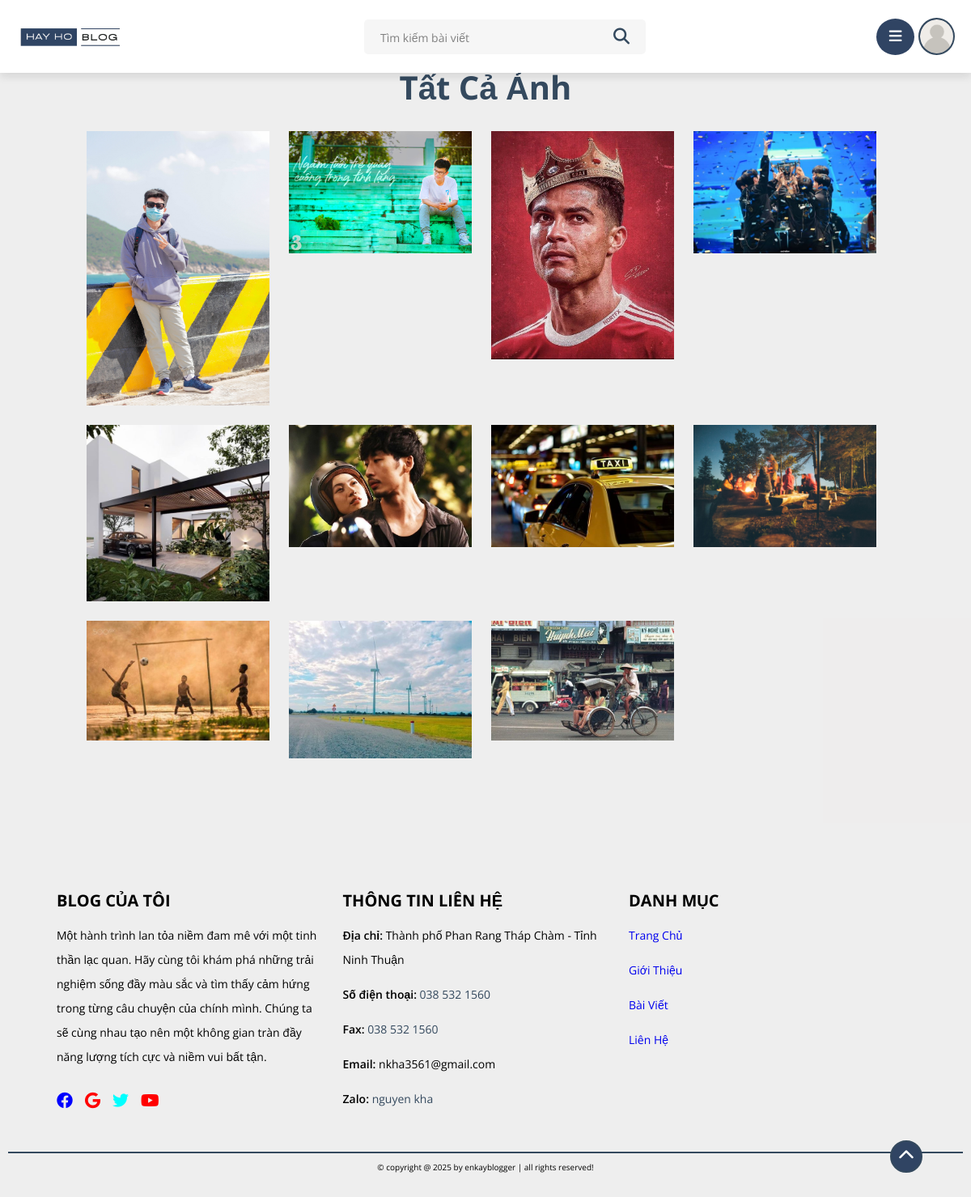
Page /static/all_photos.php on the committed database.
### tables this page shows
CREATE TABLE `settings` (
  `id` int(11) NOT NULL,
  `setting_key` varchar(255) NOT NULL,
  `setting_value` text NOT NULL
);

CREATE TABLE `posts` (
  `id` int(100) NOT NULL,
  `admin_id` int(100) NOT NULL,
  `name` varchar(100) NOT NULL,
  `title` varchar(100) NOT NULL,
  `content` varchar(10000) NOT NULL,
  `category` varchar(50) NOT NULL,
  `image` varchar(100) NOT NULL,
  `date` date NOT NULL DEFAULT current_timestamp(),
  `status` varchar(10) NOT NULL,
  `tag_id` int(11) DEFAULT NULL
);

### static/all_photos.php (the view, shortened to what this page needs)
<?php
include '../components/connect.php';
?>
<!DOCTYPE html>
<html lang="en">
<head>
   <link rel="stylesheet" href="https://cdnjs.cloudflare.com/ajax/libs/font-awesome/6.1.1/css/all.min.css">
   <link rel="stylesheet" href="../css/style_edit.css">
   <link rel="stylesheet" href="../css/style_dark.css">
</head>
<body>
   <?php include '../components/user_header.php'; ?>
   <section style="margin-top: 5rem;" class="photo-gallery">
      <h1 class="heading">Tất cả ảnh</h1>
      <div class="gallery-grid">
      <?php
      $select_photos = $conn->prepare("SELECT image FROM `posts` WHERE status = ? ORDER BY id DESC");
      $select_photos->execute(['active']);
      if ($select_photos->rowCount() > 0) {
         while ($fetch_photos = $select_photos->fetch(PDO::FETCH_ASSOC)) {
            $photo_url = '../uploaded_img/' . $fetch_photos['image'];
            $photo_alt = $fetch_photos['image'];
      ?>
            <div class="gallery-item">
               <img src="<?= $photo_url; ?>" alt="<?= $photo_alt; ?>">
            </div>
      <?php
         }
      } else {
         echo '<p class="empty">Chưa có ảnh nào được thêm!</p>';
      }
      ?>
      </div>
   </section>
   <?php include '../components/footer.php'; ?>
</body>
</html>

### components/user_header.php (shortened to what this page needs)
<?php
include '../components/connect.php';
try {
   $conn->setAttribute(PDO::ATTR_ERRMODE, PDO::ERRMODE_EXCEPTION);
   $stmt = $conn->prepare("SELECT setting_value FROM settings WHERE setting_key = 'logo'");
   $stmt->execute();
   $logo_path = '../uploaded_img/default_img.jpg';
   if ($stmt->rowCount() > 0) {
      $row = $stmt->fetch(PDO::FETCH_ASSOC);
      $logo_path = $row['setting_value'];
   }
} catch (PDOException $e) {
   echo "Connection failed: " . $e->getMessage();
}
$user_id = $_SESSION['user_id'];
$select_avatar = $conn->prepare("SELECT avatar FROM `users` WHERE id = ?");
$select_avatar->execute([$user_id]);
$avatar = $select_avatar->fetch(PDO::FETCH_ASSOC);
if ($avatar) {
   $avatarContent = $avatar['avatar'];
   $finfo = finfo_open(FILEINFO_MIME_TYPE);
   $avatarMime = finfo_buffer($finfo, $avatarContent);
   finfo_close($finfo);
   if (!$avatarMime) {
      $avatarMime = 'image/jpeg';
   }
   $avatarBase64 = base64_encode($avatarContent);
   $avatarSrc = "data:$avatarMime;base64,$avatarBase64";
} else {
   $avatarSrc = '../uploaded_img/default_avatar.png';
}
?>
<header class="header">
   <section class="flex">
      <a href="home.php" class="logo">
         <img class="logo_img" src="<?php echo htmlspecialchars($logo_path); ?>" alt="hay ho blog logo">
      </a>
      <form action="search.php" method="POST" class="search-form" id="searchToolTip">
         <input type="text" name="search_box" class="box" maxlength="100" placeholder="Tìm kiếm bài viết" required>
         <button type="submit" class="fas fa-search" name="search_btn"></button>
      </form>
      <div class="icons">
         <div id="menu-btn" class="fas fa-bars"></div>
         <div id="user-btn">
            <img src="<?= htmlspecialchars($avatarSrc) ?>" alt="Avatar">
         </div>
      </div>
   </section>
</header>

### components/footer.php (shortened to what this page needs)
<?php
include '../components/connect.php';
$select_footer_text = $conn->prepare("SELECT setting_value FROM `settings` WHERE setting_key = 'footer_text'");
$select_footer_text->execute();
$footer_text = $select_footer_text->fetchColumn();
$select_facebook_link = $conn->prepare("SELECT setting_value FROM `settings` WHERE setting_key = 'link_facebook'");
$select_facebook_link->execute();
$link_facebook = $select_facebook_link->fetchColumn();
$select_google_link = $conn->prepare("SELECT setting_value FROM `settings` WHERE setting_key = 'link_google'");
$select_google_link->execute();
$link_google = $select_google_link->fetchColumn();
$select_twitter_link = $conn->prepare("SELECT setting_value FROM `settings` WHERE setting_key = 'link_twitter'");
$select_twitter_link->execute();
$link_twitter = $select_twitter_link->fetchColumn();
$select_youtube_link = $conn->prepare("SELECT setting_value FROM `settings` WHERE setting_key = 'link_youtube'");
$select_youtube_link->execute();
$link_youtube = $select_youtube_link->fetchColumn();
$select_diachi = $conn->prepare("SELECT setting_value FROM `settings` where setting_key = 'lienhe_diachi'");
$select_diachi->execute();
$diachi_text = $select_diachi->fetchColumn();
$select_dienthoai = $conn->prepare("SELECT setting_value FROM `settings` where setting_key = 'lienhe_dienthoai'");
$select_dienthoai->execute();
$dienthoai_text = $select_dienthoai->fetchColumn();
$select_fax = $conn->prepare("SELECT setting_value FROM `settings` where setting_key = 'lienhe_fax'");
$select_fax->execute();
$fax_text = $select_fax->fetchColumn();
$select_email = $conn->prepare("SELECT setting_value FROM `settings` where setting_key = 'lienhe_email'");
$select_email->execute();
$email_text = $select_email->fetchColumn();
$select_zalo = $conn->prepare("SELECT setting_value FROM `settings` where setting_key = 'lienhe_zalo'");
$select_zalo->execute();
$zalo_text = $select_zalo->fetchColumn();
$select_name = $conn->prepare("SELECT setting_value FROM `settings` where setting_key = 'lienhe_name'");
$select_name->execute();
$name_text = $select_name->fetchColumn();
?>
<footer class="footer">
   <div class="footer_top">
      <div class="footer_top-gioithieu">
         <h1>BLOG CỦA TÔI</h1>
         <p>Một hành trình lan tỏa niềm đam mê với một tinh thần lạc quan. Hãy cùng tôi khám phá những trải nghiệm sống đầy màu sắc và tìm thấy cảm hứng trong từng câu chuyện của chính mình. Chúng ta sẽ cùng nhau tạo nên một không gian tràn đầy năng lượng tích cực và niềm vui bất tận.</p>
         <div class="icons">
            <a href="<?= $link_facebook?>" target="_blank"> <i class="fa-brands fa-facebook" style="color:blue";></i></a>
            <a href="<?= $link_google?>" target="_blank"> <i class="fa-brands fa-google" style="color:red";></i></a>
            <a href="<?= $link_twitter?>" target="_blank"> <i class="fa-brands fa-twitter" style="color:cyan";></i></a>
            <a href="<?= $link_youtube?>" target="_blank"> <i class="fa-brands fa-youtube" style="color:red";></i></a>
         </div>
      </div>
      <div class="footer_top-lienhe">
         <h1>THÔNG TIN LIÊN HỆ</h1>
         <ul>
            <li><span> Địa chỉ: </span><?= $diachi_text?></li>
            <li><span> Số điện thoại: </span><a href="tel:0584.344.344"><?= $dienthoai_text?></a></li>
            <li><span> Fax: </span><a href="tel:0584.344.344"><?= $fax_text?></a></li>
            <li><span> Email: </span><?= $email_text?></li>
            <li><span> Zalo: </span><a href="<?= $zalo_text?>"><?= $name_text?></a></li>
         </ul>
      </div>
      <div class="footer_top-thongtin">
         <h1>DANH MỤC</h1>
         <ul>
            <li><a href="#">Trang Chủ</a></li>
            <li><a href="#introduce">Giới Thiệu</a></li>
            <li><a href="#news">Bài Viết</a></li>
            <li><a href="#contact">Liên Hệ</a></li>
         </ul>
      </div>
   </div>
   <div class="footer_bottom">
      &copy; copyright @ <?= date('Y'); ?> by <?= htmlspecialchars($footer_text) ?> | all rights reserved!
      <div class="scroll-to-top" onclick="scrollToTop()">
         <i class="fas fa-chevron-up"></i>
      </div>
   </div>
</footer>

### rows in the picture
settings: setting_value (picture)
posts: image (picture)
posts: image (picture)
posts: image (picture)
posts: image (picture)
posts: image (picture)
posts: image (picture)
posts: image (picture)
posts: image (picture)
posts: image (picture)
posts: image (picture)
posts: image (picture)
settings: setting_value "Thành phố Phan Rang Tháp Chàm - Tỉnh Ninh Thuận"
settings: setting_value "038 532 1560"
settings: setting_value "038 532 1560"
settings: setting_value "nkha3561@gmail.com"
settings: setting_value "nguyen kha"
settings: setting_value "enkayblogger"
